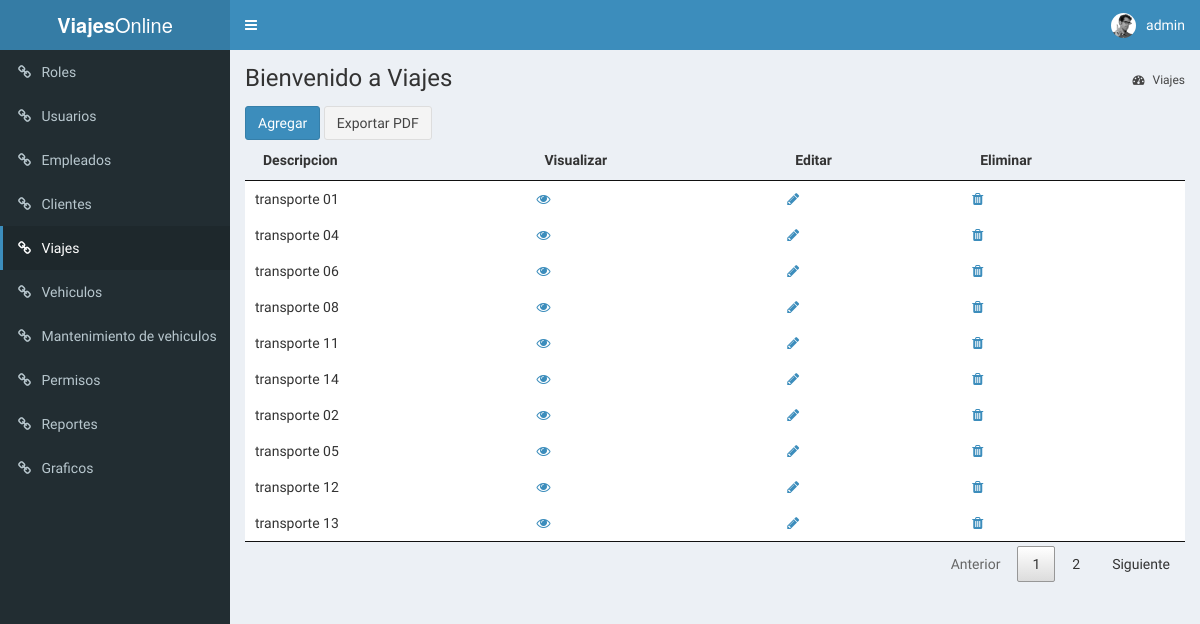
The page /index.php?page=viajes (signed in) on the database its author committed.
### tables this page shows
create table Viaje(
    id INT NOT NULL AUTO_INCREMENT primary key,
    descripcion varchar(225),
    origen varchar(100),
    destino varchar(100),
    fecha_inicio datetime,
    fecha_fin datetime,
    tiempo_estimado varchar(50),
    tiempo_real varchar(50),
    combustible_estimado int,
    combustible_real int,
    kilometro_estimado int,
    kilometro_real int,
    estado varchar(50) default 'activo',
    id_cliente int,
    id_vehiculo int,
    id_vehiculoAcoplado int,
    id_chofer int,
    id_chofer2 int,
    foreign key(id_cliente) references Cliente(id),
    foreign key(id_vehiculo) references Vehiculo(id),
    foreign key(id_chofer) references Empleado(id),
    foreign key(id_chofer2) references Empleado(id)
);

### models/DataBase.php (called while the page is built, shortened)
<?php
class DataBase
{
    private $_db;
    private static $instancia;
    public static function getInstance()
    {
        if (  !self::$instancia instanceof self) {
            self::$instancia = new self;
        }
        return self::$instancia;
    }
    public function query($query)
    {
        $type = explode(" ", trim($query) );
        switch ( strtolower($type[0]) ){
            case 'select':
                return $this->_select($query);
                break;
        }
    }
    private function _select($query)
    {
        $res = $this->_execQuery($query);
        $rows = [];
        while( $reg = $res->fetch_object() ) {
            $rows[] = $reg;
        }
        return $rows;
    }
    private function _execQuery($query)
    {
        $res = $this->_db->query($query);
        return $res;
    }
    private function _connect()
    {
        $this->_db = mysqli_connect( self::DB_HOST, self::DB_USER, self::DB_PASSWORD, self::DB_NAME );
    	$this->_db->set_charset('utf8');
    }
}

### models/Viaje_model.php (called while the page is built, shortened)
<?php
require_once 'DataBase.php';
class Viaje_model implements ModelInterface
{
	private $_db;
	public function __construct(){
		$this->_db = DataBase::getInstance();
	}
	public function getAll()
	{
        $query = "SELECT v.id,descripcion,origen,destino,fecha_inicio,tiempo_estimado,combustible_estimado,kilometro_estimado,id_cliente,id_vehiculo,id_vehiculoAcoplado,v.id_chofer,v.id_chofer2, c.nombre as nombre_cliente, c.apellido as apellido_cliente,e.nombre as nombre_chofer,e.apellido as apellido_chofer,e2.nombre as nombre_chofer2,e2.apellido as apellido_chofer2, vh.patente, vh2.patente as patente_acoplado, lv.razon, lv.fecha as fecha_log, lv.latitud,lv.longitud,lv.detalle as detalle_log,lv.combustible as
            combustible_log,lv.kilometros, lv.precio, v.estado
                FROM Viaje v
        		JOIN Cliente c ON c.id = v.id_cliente
        		JOIN Empleado e ON e.id = v.id_chofer
        		LEFT JOIN Empleado e2 ON e2.id = v.id_chofer2
        		JOIN Vehiculo vh ON vh.id = v.id_vehiculo
        		LEFT JOIN Vehiculo vh2 ON vh2.id = v.id_vehiculoAcoplado
                LEFT JOIN LogViaje lv ON v.id = lv.id;";
		$rows = $this->_db->query($query);
		return $rows;
	}
}

### View/Viajes_view.php (the view, shortened to what this page needs)
<?php
$viaje = new Viaje_model();
?>
<div class="content-wrapper">
    <section class="content-header">
        <h1> Bienvenido a Viajes </h1>
        <ol class="breadcrumb">
            <li><a href="#"><i class="fa fa-dashboard"></i> Viajes</a></li>
        </ol>
    </section>
    <section class="content container-fluid">
        <button type="button" class="btn btn-primary" data-toggle="modal" data-target="#modalViaje">Agregar</button>
        <a href="libs/viajes_pdf.php" class="btn btn-default">Exportar PDF</a>
        <table id="tablaViajes">
            <thead>
                <tr>
                    <th>Descripcion</th>
                    <th>Visualizar</th>
                    <th>Editar</th>
                    <th>Eliminar</th>
                </tr>
            </thead>
            <?php
            $datos = $viaje->getAll();
            ?>
            <tbody>
                <?php if ( !empty($datos) ) { ?>
                    <?php foreach($datos as $dato): ?>
                    <tr>
                        <td><?php echo $dato->descripcion; ?></td>
                        <td>
                            <a class="btn-modal-visualizar-viaje" href="#" data-toggle="modal"
                                data-target="#modalVisualizar"
                                data-id="<?php echo $dato->id; ?>"
                                data-descripcion="<?php echo $dato->descripcion; ?>"
                                data-origen="<?php echo $dato->origen ; ?>"
                                data-destino="<?php echo $dato->destino ; ?>"
                                data-fecha_inicio="<?php echo $dato->fecha_inicio ; ?>"
                                data-tiempo_estimado="<?php echo $dato->tiempo_estimado ; ?>"
                                data-combustible_estimado="<?php echo $dato->combustible_estimado ; ?>"
                                data-kilometro_estimado="<?php echo $dato->kilometro_estimado ; ?>"
                                data-nombre_cliente="<?php echo $dato->nombre_cliente ; ?>"
                                data-apellido_cliente="<?php echo $dato->apellido_cliente ; ?>"
                                data-nombre_chofer="<?php echo $dato->nombre_chofer ; ?>"
                                data-apellido_chofer="<?php echo $dato->apellido_chofer ; ?>"
                                data-nombre_chofer2="<?php echo $dato->nombre_chofer2 ; ?>"
                                data-apellido_chofer2="<?php echo $dato->apellido_chofer2 ; ?>"
                                data-patente="<?php echo $dato->patente ; ?>"
                                data-patente_acoplado="<?php echo $dato->patente_acoplado; ?>">
                                <i class="fa fa-eye" aria-hidden="true"></i></a>
                        </td>
                        <td>
                            <a class="btn-modal-edit-viaje" href="#" data-toggle="modal"
                                data-target="#modalEdit"
                                data-id="<?php echo $dato->id; ?>"
                                data-descripcion="<?php echo $dato->descripcion; ?>"
                                data-origen="<?php echo $dato->origen ; ?>"
                                data-destino="<?php echo $dato->destino ; ?>"
                                data-fecha_inicio="<?php echo $dato->fecha_inicio ; ?>"
                                data-tiempo_estimado="<?php echo $dato->tiempo_estimado ; ?>"
                                data-combustible_estimado="<?php echo $dato->combustible_estimado ; ?>"
                                data-kilometro_estimado="<?php echo $dato->kilometro_estimado ; ?>"
                                data-id_cliente="<?php echo $dato->id_cliente ; ?>"
                                data-id_chofer="<?php echo $dato->id_chofer ; ?>"
                                data-id_chofer2="<?php echo $dato->id_chofer2 ; ?>"
                                data-nombre_chofer2="<?php echo $dato->nombre_chofer2 ; ?>"
                                data-apellido_chofer2="<?php echo $dato->apellido_chofer2 ; ?>"
                                data-id_vehiculo="<?php echo $dato->id_vehiculo ; ?>"
                                data-id_vehiculo_acoplado="<?php echo $dato->id_vehiculoAcoplado ; ?>">
                                <i class="fa fa-pencil" aria-hidden="true"></i></a>
                        </td>
                        <td>
                            <a class="btn-modal-delete-viaje" href="#" data-toggle="modal"
                                data-target="#modalDelete"
                                data-id="<?php echo $dato->id; ?>">
                                <i class="fa fa-trash" aria-hidden="true"></i></a>
                        </td>
                    </tr>
                    <?php endforeach; ?>
                <?php } ?>
            </tbody>
        </table>
    </section>
</div>

### rows shown on the page
viaje: descripcion "transporte 01"
viaje: descripcion "transporte 04"
viaje: descripcion "transporte 06"
viaje: descripcion "transporte 08"
viaje: descripcion "transporte 11"
viaje: descripcion "transporte 14"
viaje: descripcion "transporte 02"
viaje: descripcion "transporte 05"
viaje: descripcion "transporte 12"
viaje: descripcion "transporte 13"

### other values the page prints
$_SESSION['usuario'] "admin"
